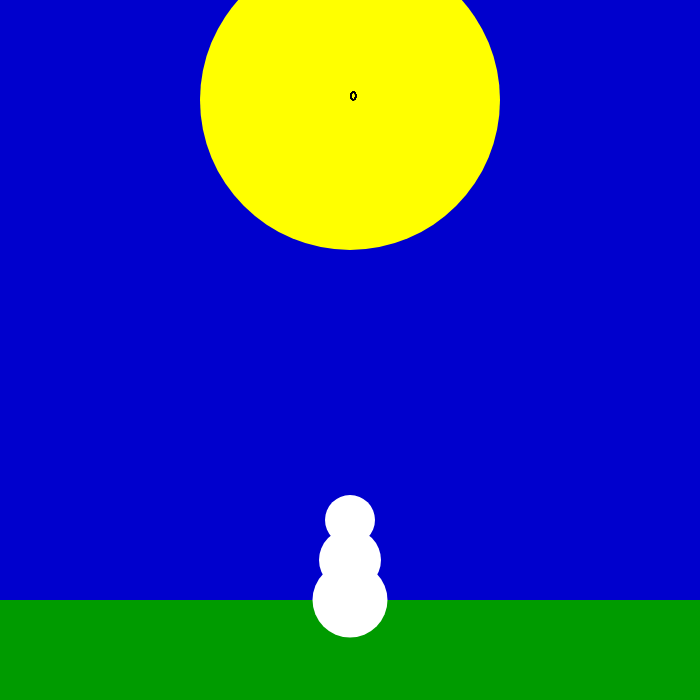
Frame 1 (no input)
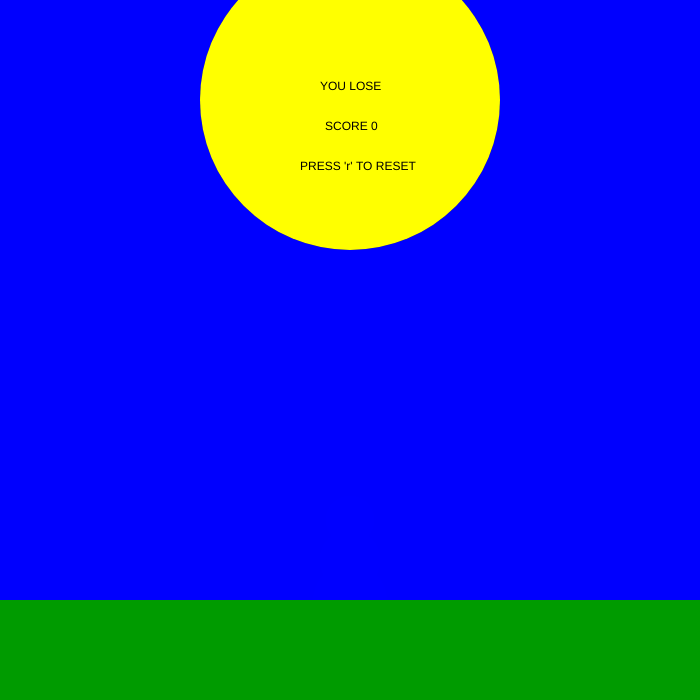
Frame 60 (no input)
Frame 120 (the mouse pressed at the canvas centre since frame 60): identical to frame 60, image omitted

The p5.js sketch that drew these frames (run headless with seeded random() and noise() and a simulated clock; from frame 60 on, the mouse is pressed at the canvas centre):

// p5.js sketch
// ── sketch.js
function sunPj1(k, l, s) {
  ellipse(k, l, s, s);
}
var movey = Array(amount);
var movex = Array(amount);
var x = 350;
var y = 600;
var jump = 0;
var cooldown = 0;
var health = 3;
var ik = 0;
var score = 0;
var speed = Array(amount);
var amount =100
function setup() {
  createCanvas(700, 700);
  blendMode(HARD_LIGHT);
  for (var i = 0; i < amount; i = i + 1) {
    movex[i] = random(700);
    movey[i] = random(-200, -50);
    speed[i] = random(5, 15);
  }
  noStroke();
}
function draw() {
  background(0, 0, 205);
  fill(0, 205, 0);
  rect(0, 600, 2000, 100);
  fill(255, 255, 0);
  ellipse(350, 100, 300, 300);
  if (health > 0) {
    fill(255, 255, 255, health * 100);

    ellipse(x, y, 75, 75);

    ellipse(x, y - 40, 62, 62);

    ellipse(x, y - 80, 50, 50);
    if (health <= 0) {
      for (var i; i > amount; i = i + 1) {
        speed[i] = 0;
      }
    }

    if (jump > 0) {
      jump = jump - 1;

      if (jump == 0) {
        y = 600;
        cooldown = 0;
      }
    }

    for (var o = 0; o < amount; o = o + 1) {
      if (
        movex[o] > x - 50 &&
        movex[o] < x + 50 &&
        movey[o] > y - 150 &&
        movey[o] < y - 37 &&
        ik == 0
      ) {
        health = health - 1;
        ik = ik + 500;
        movey[o] = 0;
        movex[o] = random(700);
      }

      if (ik > 0) {
        ik = ik - 5;
      }

      fill(255, 200, 0);
      sunPj1(movex[o], movey[o], 50);

      movey[o] = movey[o] + speed[o];
      fill(0);
      text(score, 350, 100);

      if (movey[o] > 730) {
        movey[o] = 0;
        movex[o] = random(700);
        score = score + 1;
        speed[o] = random(5, 15);
      }
    }
  }
  fill(0);
  if (health <= 0) {
    text("YOU LOSE", 320, 90);
    text("SCORE " + score, 325, 130);
    text("PRESS 'r' TO RESET", 300, 170);
  }
}

function keyPressed() {
  if (key == "w" && cooldown < 2) {
    y = y - 150;
    jump = 50;
    cooldown = cooldown + 1;
  }
  if (key == "a" && x > 0) {
    x = x - 50;
  }
  if (key == "d" && x < 700) {
    x = x + 50;
  }
  if (key == "r" && health <= 0) {
    score = 0;
    health = 3;
    jump = 0;
    x = 350;
    y = 600;
    ik = 200;
    jump = 0;
    cooldown = 0;
    movel = 0;
    mover = 0;
    for (var i = 0; i > amount; i = i + 1) {
      movey[i] = random(-200, -20);
      speed[i] = random(5, 15);
    }
  }
}
